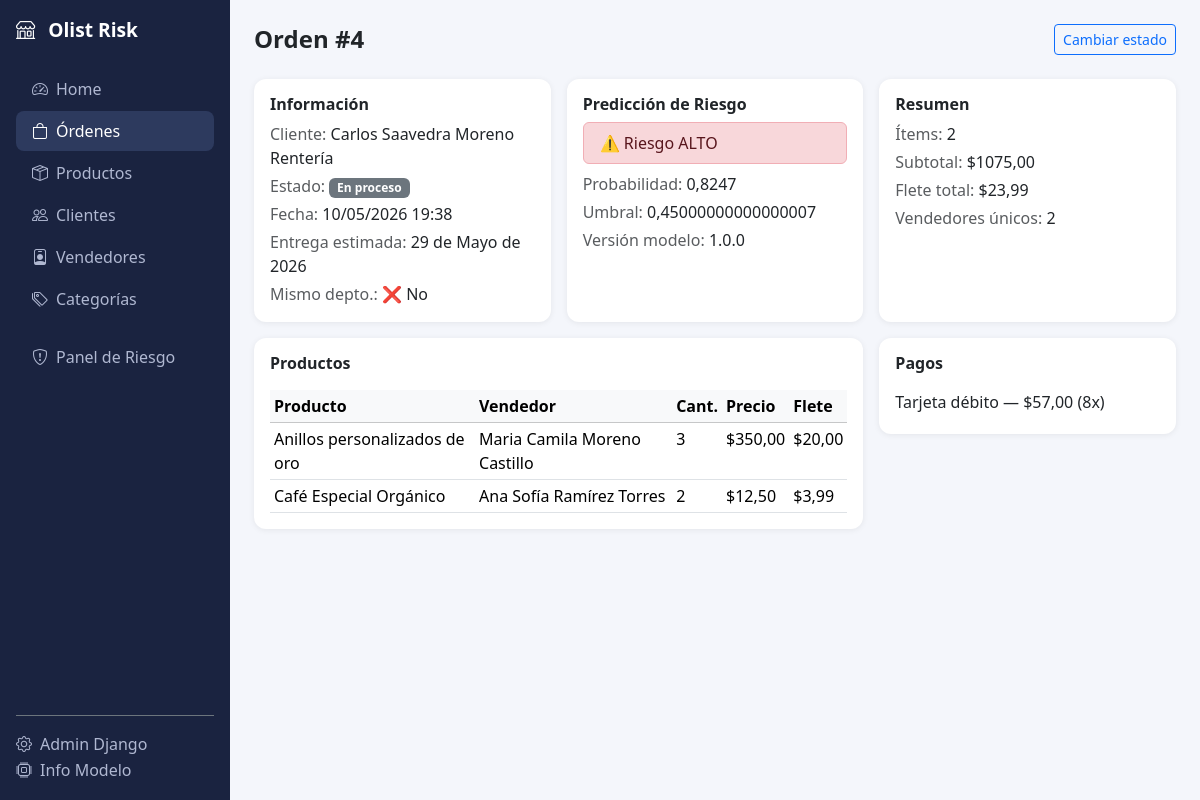
The page /ordenes/4/ on the database its author committed.
### marketplace/models.py (models this page shows, shortened)
class Order(models.Model):
    class Status(models.TextChoices):
        PENDING    = "pending",    "Pendiente"
        APPROVED   = "approved",   "Aprobada"
        PROCESSING = "processing", "En proceso"
        SHIPPED    = "shipped",    "Enviada"
        DELIVERED  = "delivered",  "Entregada"
        CANCELLED  = "cancelled",  "Cancelada"
    customer           = models.ForeignKey(Customer, on_delete=models.PROTECT, related_name="orders", verbose_name="Cliente")
    status             = models.CharField(max_length=20, choices=Status.choices, default=Status.PENDING)
    purchase_timestamp = models.DateTimeField(default=timezone.now)
    approved_at        = models.DateTimeField(null=True, blank=True)
    estimated_delivery = models.DateField(null=True, blank=True, verbose_name="Entrega estimada")
    delivered_at       = models.DateTimeField(null=True, blank=True)
    total_items    = models.PositiveIntegerField(default=0)
    total_price    = models.DecimalField(max_digits=14, decimal_places=2, default=0)
    total_freight  = models.DecimalField(max_digits=12, decimal_places=2, default=0)
    unique_sellers = models.PositiveIntegerField(default=0)
    same_state     = models.BooleanField(default=False)
    month_sin   = models.FloatField(default=0.0)
    month_cos   = models.FloatField(default=0.0)
    weekday_sin = models.FloatField(default=0.0)
    weekday_cos = models.FloatField(default=0.0)
    approval_delay_log     = models.FloatField(default=0.0)
    estimated_delivery_log = models.FloatField(default=0.0)
    created_at = models.DateTimeField(auto_now_add=True)
    updated_at = models.DateTimeField(auto_now=True)
    class Meta:
        verbose_name        = "Orden"
        verbose_name_plural = "Órdenes"
        ordering            = ["-purchase_timestamp"]

class Customer(models.Model):
    name             = models.CharField(max_length=200, verbose_name="Nombre")
    email            = models.EmailField(unique=True)
    customer_state   = models.CharField(max_length=3, choices=ESTADOS_CO, blank=True, verbose_name="Departamento")
    phone            = models.CharField(max_length=20, blank=True)
    created_at       = models.DateTimeField(auto_now_add=True)
    class Meta:
        verbose_name        = "Cliente"
        verbose_name_plural = "Clientes"

class RiskPrediction(models.Model):
    order            = models.OneToOneField(Order, on_delete=models.CASCADE, related_name="risk_prediction")
    risk_probability = models.FloatField()
    risk_label       = models.BooleanField()
    threshold_used   = models.FloatField(default=0.45)
    model_version    = models.CharField(max_length=20, default="1.0.0")
    features_snapshot = models.JSONField(default=dict, blank=True)
    predicted_at     = models.DateTimeField(auto_now_add=True)
    class Meta:
        verbose_name        = "Predicción de Riesgo"
        verbose_name_plural = "Predicciones de Riesgo"

class OrderItem(models.Model):
    order         = models.ForeignKey(Order, on_delete=models.CASCADE, related_name="items")
    product       = models.ForeignKey(Product, on_delete=models.PROTECT, related_name="order_items")
    quantity      = models.PositiveSmallIntegerField(default=1)
    price         = models.DecimalField(max_digits=12, decimal_places=2)
    freight_value = models.DecimalField(max_digits=10, decimal_places=2, default=0)
    class Meta:
        verbose_name        = "Ítem"
        verbose_name_plural = "Ítems"

class Product(models.Model):
    seller        = models.ForeignKey(Seller, on_delete=models.CASCADE, related_name="products", verbose_name="Vendedor")
    category      = models.ForeignKey(Category, on_delete=models.SET_NULL, null=True, blank=True, related_name="products", verbose_name="Categoría")
    name          = models.CharField(max_length=300, verbose_name="Nombre")
    description   = models.TextField(blank=True)
    price         = models.DecimalField(max_digits=12, decimal_places=2, verbose_name="Precio")
    freight_value = models.DecimalField(max_digits=10, decimal_places=2, default=0, verbose_name="Flete")
    stock         = models.PositiveIntegerField(default=0)
    created_at    = models.DateTimeField(auto_now_add=True)
    class Meta:
        verbose_name        = "Producto"
        verbose_name_plural = "Productos"

class Seller(models.Model):
    name                 = models.CharField(max_length=200, verbose_name="Nombre")
    email                = models.EmailField(unique=True)
    seller_state         = models.CharField(max_length=3, choices=ESTADOS_CO, blank=True, verbose_name="Departamento")
    phone                = models.CharField(max_length=20, blank=True)
    historic_risk_rate   = models.FloatField(default=0.0, help_text="Tasa histórica de riesgo del vendedor")
    total_orders_count   = models.PositiveIntegerField(default=0)
    is_new               = models.BooleanField(default=True)
    created_at           = models.DateTimeField(auto_now_add=True)
    class Meta:
        verbose_name        = "Vendedor"
        verbose_name_plural = "Vendedores"

class Payment(models.Model):
    class PaymentType(models.TextChoices):
        CREDIT_CARD = "credit_card", "Tarjeta de crédito"
        DEBIT_CARD  = "debit_card",  "Tarjeta débito"
        CASH        = "cash",        "Efectivo / PSE"
        VOUCHER     = "voucher",     "Voucher"
    order        = models.ForeignKey(Order, on_delete=models.CASCADE, related_name="payments")
    payment_type = models.CharField(max_length=20, choices=PaymentType.choices)
    installments = models.PositiveSmallIntegerField(default=1)
    amount       = models.DecimalField(max_digits=14, decimal_places=2)
    created_at   = models.DateTimeField(auto_now_add=True)
    class Meta:
        verbose_name        = "Pago"
        verbose_name_plural = "Pagos"

### marketplace/views.py (the view)
# urls.py: path("ordenes/<int:pk>/",             views.order_detail,        name="order_detail"),
def order_detail(request, pk):
    order = get_object_or_404(
        Order.objects
        .select_related("customer")
        .prefetch_related("items__product__seller", "items__product__category", "payments"),
        pk=pk,
    )
    risk = getattr(order, "risk_prediction", None)
    return render(request, "marketplace/order_detail.html", {"order": order, "risk": risk})

### marketplace/templates/marketplace/order_detail.html (shortened to what this page needs)
{% extends "marketplace/base.html" %}
{% block content %}
<div class="d-flex justify-content-between align-items-center mb-4">
  <h4 class="fw-bold mb-0">Orden #{{ order.pk }}</h4>
  <a href="{% url 'marketplace:order_status_update' order.pk %}" class="btn btn-outline-primary btn-sm">Cambiar estado</a>
</div>
<div class="row g-3">
  <div class="col-md-4">
    <div class="card p-3 h-100">
      <h6 class="fw-bold">Información</h6>
      <p class="mb-1"><span class="text-muted">Cliente:</span> {{ order.customer.name }}</p>
      <p class="mb-1"><span class="text-muted">Estado:</span>
        <span class="badge bg-secondary">{{ order.get_status_display }}</span>
      </p>
      <p class="mb-1"><span class="text-muted">Fecha:</span> {{ order.purchase_timestamp|date:"d/m/Y H:i" }}</p>
      <p class="mb-1"><span class="text-muted">Entrega estimada:</span> {{ order.estimated_delivery|default:"—" }}</p>
      <p class="mb-0"><span class="text-muted">Mismo depto.:</span> {% if order.same_state %}✅ Sí{% else %}❌ No{% endif %}</p>
    </div>
  </div>
  <div class="col-md-4">
    <div class="card p-3 h-100">
      <h6 class="fw-bold">Predicción de Riesgo</h6>
      {% if risk %}
        {% if risk.risk_probability >= 0.65 %}
          <div class="alert alert-danger py-2 mb-2">⚠️ Riesgo ALTO</div>
        {% elif risk.risk_probability >= 0.45 %}
          <div class="alert alert-warning py-2 mb-2">⚠️ Riesgo MEDIO</div>
        {% else %}
          <div class="alert alert-success py-2 mb-2">✅ Riesgo BAJO</div>
        {% endif %}
        <p class="mb-1"><span class="text-muted">Probabilidad:</span> {{ risk.risk_probability|floatformat:4 }}</p>
        <p class="mb-1"><span class="text-muted">Umbral:</span> {{ risk.threshold_used }}</p>
        <p class="mb-0"><span class="text-muted">Versión modelo:</span> {{ risk.model_version }}</p>
      {% else %}
        <p class="text-muted">Sin predicción aún.<br>
        <small>Se genera al aprobar la orden.</small></p>
      {% endif %}
    </div>
  </div>
  <div class="col-md-4">
    <div class="card p-3 h-100">
      <h6 class="fw-bold">Resumen</h6>
      <p class="mb-1"><span class="text-muted">Ítems:</span> {{ order.total_items }}</p>
      <p class="mb-1"><span class="text-muted">Subtotal:</span> ${{ order.total_price }}</p>
      <p class="mb-1"><span class="text-muted">Flete total:</span> ${{ order.total_freight }}</p>
      <p class="mb-0"><span class="text-muted">Vendedores únicos:</span> {{ order.unique_sellers }}</p>
    </div>
  </div>
  <div class="col-md-8">
    <div class="card p-3">
      <h6 class="fw-bold mb-3">Productos</h6>
      <table class="table table-sm mb-0">
        <thead class="table-light">
          <tr><th>Producto</th><th>Vendedor</th><th>Cant.</th><th>Precio</th><th>Flete</th></tr>
        </thead>
        <tbody>
          {% for item in order.items.all %}
          <tr>
            <td>{{ item.product.name }}</td>
            <td>{{ item.product.seller.name }}</td>
            <td>{{ item.quantity }}</td>
            <td>${{ item.price }}</td>
            <td>${{ item.freight_value }}</td>
          </tr>
          {% endfor %}
        </tbody>
      </table>
    </div>
  </div>
  <div class="col-md-4">
    <div class="card p-3">
      <h6 class="fw-bold mb-3">Pagos</h6>
      {% for p in order.payments.all %}
      <p class="mb-1">{{ p.get_payment_type_display }} — ${{ p.amount }} ({{ p.installments }}x)</p>
      {% empty %}
      <p class="text-muted">Sin pagos registrados.</p>
      {% endfor %}
    </div>
  </div>
</div>
{% endblock %}

### marketplace/templates/marketplace/base.html (style rules this page uses)
body { background: #f4f6fb; }
.card { border: none; box-shadow: 0 1px 6px rgba(0,0,0,.07); border-radius: 12px; }

### rows shown on the page
Order: pk "4", customer.name "Carlos Saavedra Moreno Rentería", status "En proceso", purchase_timestamp "10/05/2026 19:38", estimated_delivery "29 de Mayo de 2026", total_items "2", total_price "1075,00", total_freight "23,99", unique_sellers "2"
RiskPrediction: risk_probability "0,8247", threshold_used "0,45000000000000007", model_version "1.0.0"
OrderItem: product.name "Anillos personalizados de oro", product.seller.name "Maria Camila Moreno Castillo", quantity "3", price "350,00", freight_value "20,00"
OrderItem: product.name "Café Especial Orgánico", product.seller.name "Ana Sofía Ramírez Torres", quantity "2", price "12,50", freight_value "3,99"
Payment: payment_type "Tarjeta débito", amount "57,00", installments "8"
